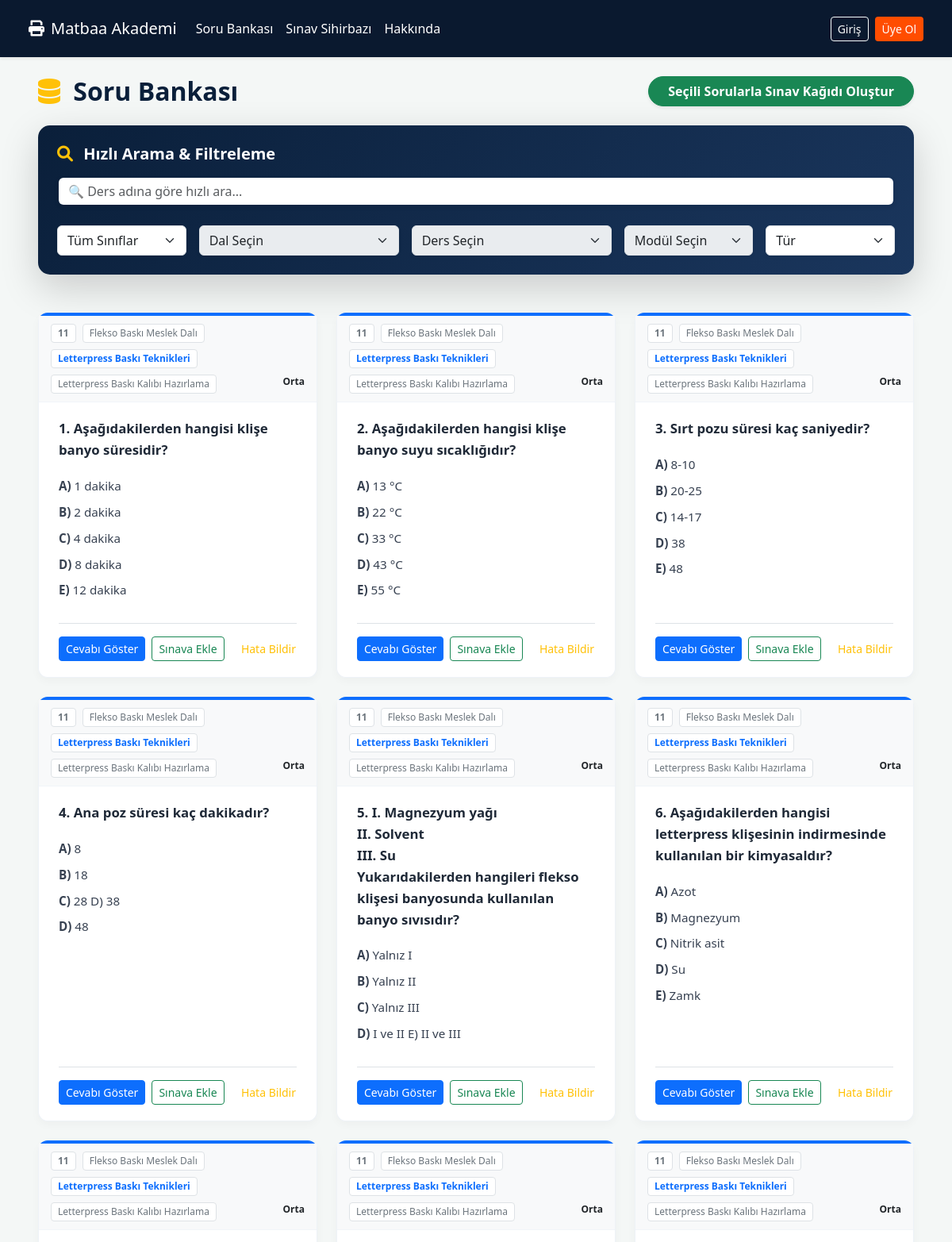
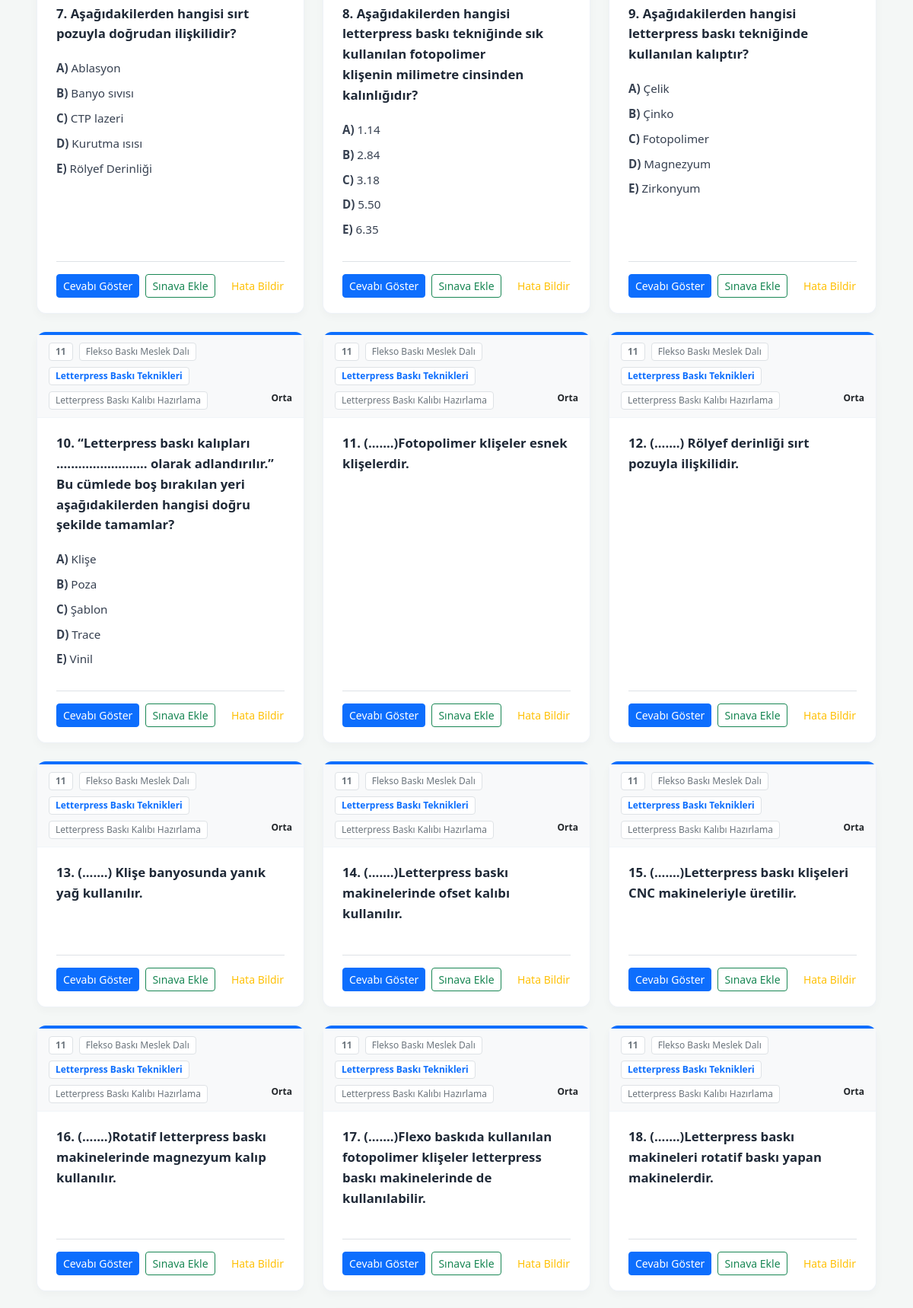
/sorubankasi/ (upper part), run on the app's committed database (2 pictures, top to bottom).
### akademi/models.py (models this page shows, shortened)
class Soru(models.Model):
    ZORLUK_SEVIYESI = [('kolay', 'Kolay'), ('orta', 'Orta'), ('zor', 'Zor')]
    ONAY_DURUMLARI = [('taslak', 'Taslak'), ('beklemede', 'Beklemede'), ('onaylandi', 'Onaylandı'), ('reddedildi', 'Reddedildi')]
    sinif = models.ForeignKey(Sinif, on_delete=models.CASCADE)
    dal = models.ForeignKey(Dal, on_delete=models.CASCADE)
    ders = models.ForeignKey(Ders, on_delete=models.CASCADE)
    modul = models.ForeignKey(Modul, on_delete=models.CASCADE)
    tur = models.ForeignKey(SoruTuru, on_delete=models.CASCADE)
    soru_metni = models.TextField()
    soru_resmi = models.ImageField(upload_to='soru_resimleri/', blank=True, null=True)
    cevap_resmi = models.ImageField(upload_to='cevap_resimleri/', blank=True, null=True)
    klasik_cevap = models.TextField(blank=True, null=True)
    secenek_a = models.TextField(blank=True, null=True)
    secenek_b = models.TextField(blank=True, null=True)
    secenek_c = models.TextField(blank=True, null=True)
    secenek_d = models.TextField(blank=True, null=True)
    secenek_e = models.TextField(blank=True, null=True)
    dogru_cevap = models.CharField(max_length=1, choices=[('A', 'A'), ('B', 'B'), ('C', 'C'), ('D', 'D'), ('E', 'E')], blank=True, null=True)
    zorluk_seviyesi = models.CharField(max_length=10, choices=ZORLUK_SEVIYESI, default='orta')
    onay_durumu = models.CharField(max_length=20, choices=ONAY_DURUMLARI, default='onaylandi')
    soruyu_hazirlayan = models.ForeignKey(CustomUser, on_delete=models.SET_NULL, null=True)
    olusturulma_tarihi = models.DateTimeField(auto_now_add=True)
    class Meta:
        verbose_name = "Soru"
        verbose_name_plural = "Sorular"

class Sinif(models.Model):
    sinif = models.IntegerField(unique=True)
    class Meta:
        verbose_name = "Sınıf"
        verbose_name_plural = "Sınıflar"
        ordering = ['sinif']

class Dal(models.Model):
    sinif = models.ForeignKey(Sinif, on_delete=models.CASCADE, related_name='dallar')
    adi = models.CharField(max_length=100)
    class Meta:
        verbose_name = "Dal"
        verbose_name_plural = "Dallar"

class Ders(models.Model):
    dal = models.ForeignKey(Dal, on_delete=models.CASCADE, related_name='dersler')
    adi = models.CharField(max_length=100)
    class Meta:
        verbose_name = "Ders"
        verbose_name_plural = "Dersler"

class Modul(models.Model):
    ders = models.ForeignKey(Ders, on_delete=models.CASCADE, related_name='moduller')
    adi = models.CharField(max_length=200)
    class Meta:
        verbose_name = "Modül"
        verbose_name_plural = "Modüller"

### akademi/views.py (the view)
# urls.py: path('sorubankasi/', views.soru_bankasi, name='soru_bankasi'),
def soru_bankasi(request):
    sorular = Soru.objects.filter(onay_durumu='onaylandi').order_by('-id')
    siniflar = Sinif.objects.all()
    soru_turleri = SoruTuru.objects.all()
    exam_questions = request.session.get('exam_questions', [])
    all_dersler = Ders.objects.all()
    all_dersler_json = json.dumps([
        {
            'id': d.id,
            'ders_adi': d.adi,
            'sinif': d.dal.sinif.sinif,
            'dal_adi': d.dal.adi
        } for d in all_dersler
    ])
    context = {
        'sorular': sorular,
        'siniflar': siniflar,
        'soru_turleri': soru_turleri,
        'all_dersler_json': all_dersler_json,
        'exam_questions': exam_questions,
    }
    return render(request, 'sorubankasi.html', context)

### akademi/templates/sorubankasi.html (shortened to what this page needs)
{% extends 'base.html' %}
{% load static %}
{% block content %}
<div class="container-fluid py-4 px-4 px-xl-5">
    <div class="d-flex flex-wrap justify-content-between align-items-center mb-4 gap-3">
        <h2 class="fw-bold mb-0" style="color: #0a1f3a;">
            <i class="fas fa-database text-warning me-2"></i> Soru Bankası
        </h2>
        <a href="{% url 'manuel_sinav_kagit' %}" class="btn btn-success fw-bold shadow-sm rounded-pill px-4">
            Seçili Sorularla Sınav Kağıdı Oluştur
        </a>
    </div>
    <div class="filter-section shadow-lg mb-5 p-4">
        <h5 class="fw-bold text-white mb-3"><i class="fas fa-search text-warning me-2"></i> Hızlı Arama & Filtreleme</h5>
        <div class="row g-3">
            <div class="col-12 mb-2">
                <input type="text" id="search_ders" class="form-control search-input shadow-sm" placeholder="🔍 Ders adına göre hızlı ara...">
            </div>
            <div class="col-md-2">
                <select class="form-select shadow-sm" id="filter_sinif">
                    <option value="">Tüm Sınıflar</option>
                </select>
            </div>
            <div class="col-md-3">
                <select class="form-select shadow-sm" id="filter_dal" disabled><option value="">Dal Seçin</option></select>
            </div>
            <div class="col-md-3">
                <select class="form-select shadow-sm" id="filter_ders" disabled><option value="">Ders Seçin</option></select>
            </div>
            <div class="col-md-2">
                <select class="form-select shadow-sm" id="filter_modul" disabled><option value="">Modül Seçin</option></select>
            </div>
            <div class="col-md-2">
                <select class="form-select shadow-sm" id="filter_tur">
                    <option value="">Tür</option>
                </select>
            </div>
        </div>
    </div>
    <div class="row g-4" id="soruGridContainer">
        {% if sorular %}
            {% for soru in sorular %}
            <div class="col-12 col-md-6 col-lg-4 d-flex align-items-stretch question-item"
                 sınıf data-sinif= "{{ soru.sinif.sinif }}" data-dal="{{ soru.dal.adi }}"
                 data-ders="{{ soru.ders.adi }}" data-modul="{{ soru.modul.adi }}"
                 data-tur="{{ soru.tur.adi }}">
                <div class="question-card w-100">
                    <div class="question-info-bar">
                        <span class="info-tag"><strong>{{ soru.sinif.sinif }}</strong></span>
                        <span class="info-tag">{{ soru.dal.adi }}</span>
                        <span class="info-tag text-primary fw-bold">{{ soru.ders.adi }}</span>
                        <span class="info-tag">{{ soru.modul.adi }}</span>
                        <span class="ms-auto text-dark"><strong>{{ soru.get_zorluk_seviyesi_display }}</strong></span>
                    </div>
                    <div class="question-body">
                        <div class="question-text">
                            {{ forloop.counter }}. {{ soru.soru_metni|linebreaksbr }}
                        </div>
                        <ul class="options-list">
                            {% if soru.secenek_a %}<li><strong>A)</strong> {{ soru.secenek_a }}</li>{% endif %}
                            {% if soru.secenek_b %}<li><strong>B)</strong> {{ soru.secenek_b }}</li>{% endif %}
                            {% if soru.secenek_c %}<li><strong>C)</strong> {{ soru.secenek_c }}</li>{% endif %}
                            {% if soru.secenek_d %}<li><strong>D)</strong> {{ soru.secenek_d }}</li>{% endif %}
                            {% if soru.secenek_e %}<li><strong>E)</strong> {{ soru.secenek_e }}</li>{% endif %}
                        </ul>
                        <div class="d-flex gap-2 mt-auto pt-3 border-top align-items-center flex-wrap">
                            <button type="button" class="btn btn-primary btn-sm btn-cevabi-goster" data-id="{{ soru.id }}">Cevabı Göster</button>
                            {% if soru.id|stringformat:"s" in exam_questions %}
                                <button type="button" class="btn btn-success btn-sm btn-sinava-ekle" data-id="{{ soru.id }}">Eklendi</button>
                            {% else %}
                                <button type="button" class="btn btn-outline-success btn-sm btn-sinava-ekle" data-id="{{ soru.id }}">Sınava Ekle</button>
                            {% endif %}
                            <button type="button" class="btn btn-link btn-sm text-warning ms-auto p-0 btn-hata-bildir" data-id="{{ soru.id }}" style="text-decoration:none;">Hata Bildir</button>
                        </div>
                    </div>
                </div>
            </div>
            {% endfor %}
        {% endif %}
    </div>
</div>
{% endblock content %}

### akademi/templates/base.html (style rules this page uses)
:root { --primary-bg: #0a192f; --accent-color: #ff4d00; }
body { background-color: #f4f7f6; min-height: 100vh; }

### akademi/templates/sorubankasi.html (style rules this page uses)
.question-card { border: 1px solid #eef2f7; border-radius: 12px; box-shadow: 0 4px 12px rgba(0,0,0,0.03); background: #fff; transition: all 0.3s ease; border-top: 4px solid #0d6efd; display: flex; flex-direction: column; }
.question-info-bar { background-color: #f8f9fa; padding: 10px 15px; border-bottom: 1px solid #f1f5f9; font-size: 0.75rem; color: #6c757d; display: flex; flex-wrap: wrap; gap: 8px; }
.info-tag { background: #fff; border: 1px solid #dee2e6; padding: 2px 8px; border-radius: 4px; white-space: nowrap; }
.question-body { padding: 20px 25px; flex-grow: 1; display: flex; flex-direction: column; }
.question-text { font-size: 1.05rem; font-weight: 600; color: #1f2937; line-height: 1.6; margin-bottom: 20px; }
.options-list { list-style-type: none; padding-left: 0; margin-bottom: 20px; }
.options-list li { margin-bottom: 10px; font-size: 0.95rem; color: #374151; line-height: 1.5; }
.filter-section { background: linear-gradient(135deg, #0a1f3a 0%, #1a365d 100%); border-radius: 15px; color: white; }
.search-input { border-radius: 8px; border: 2px solid transparent; height: 38px; }

### data on the page
Soru: sinif.sinif "11", dal.adi "Flekso Baskı Meslek Dalı", ders.adi "Letterpress Baskı Teknikleri", modul.adi "Letterpress Baskı Kalıbı Hazırlama", zorluk_seviyesi "Orta", soru_metni "Aşağıdakilerden hangisi klişe banyo süresidir?", secenek_a "1 dakika", secenek_b "2 dakika", secenek_c "4 dakika", secenek_d "8 dakika", secenek_e "12 dakika"
Soru: sinif.sinif "11", dal.adi "Flekso Baskı Meslek Dalı", ders.adi "Letterpress Baskı Teknikleri", modul.adi "Letterpress Baskı Kalıbı Hazırlama", zorluk_seviyesi "Orta", soru_metni "Aşağıdakilerden hangisi klişe banyo suyu sıcaklığıdır?", secenek_a "13 °C", secenek_b "22 °C", secenek_c "33 °C", secenek_d "43 °C", secenek_e "55 °C"
Soru: sinif.sinif "11", dal.adi "Flekso Baskı Meslek Dalı", ders.adi "Letterpress Baskı Teknikleri", modul.adi "Letterpress Baskı Kalıbı Hazırlama", zorluk_seviyesi "Orta", soru_metni "Sırt pozu süresi kaç saniyedir?", secenek_a "8-10", secenek_b "20-25", secenek_c "14-17", secenek_d "38", secenek_e "48"
Soru: sinif.sinif "11", dal.adi "Flekso Baskı Meslek Dalı", ders.adi "Letterpress Baskı Teknikleri", modul.adi "Letterpress Baskı Kalıbı Hazırlama", zorluk_seviyesi "Orta", soru_metni "Ana poz süresi kaç dakikadır?", secenek_a "8", secenek_b "18", secenek_c "28 D) 38", secenek_d "48"
Soru: sinif.sinif "11", dal.adi "Flekso Baskı Meslek Dalı", ders.adi "Letterpress Baskı Teknikleri", modul.adi "Letterpress Baskı Kalıbı Hazırlama", zorluk_seviyesi "Orta", soru_metni "I. Magnezyum yağı II. Solvent III. Su Yukarıdakilerden hangileri flekso klişesi banyosunda kullanılan banyo sıvısıdır?", secenek_a "Yalnız I", secenek_b "Yalnız II", secenek_c "Yalnız III", secenek_d "I ve II E) II ve III"
Soru: sinif.sinif "11", dal.adi "Flekso Baskı Meslek Dalı", ders.adi "Letterpress Baskı Teknikleri", modul.adi "Letterpress Baskı Kalıbı Hazırlama", zorluk_seviyesi "Orta", soru_metni "Aşağıdakilerden hangisi letterpress klişesinin indirmesinde kullanılan bir kimyasaldır?", secenek_a "Azot", secenek_b "Magnezyum", secenek_c "Nitrik asit", secenek_d "Su", secenek_e "Zamk"
Soru: sinif.sinif "11", dal.adi "Flekso Baskı Meslek Dalı", ders.adi "Letterpress Baskı Teknikleri", modul.adi "Letterpress Baskı Kalıbı Hazırlama", zorluk_seviyesi "Orta", soru_metni "Aşağıdakilerden hangisi sırt pozuyla doğrudan ilişkilidir?", secenek_a "Ablasyon", secenek_b "Banyo sıvısı", secenek_c "CTP lazeri", secenek_d "Kurutma ısısı", secenek_e "Rölyef Derinliği"
Soru: sinif.sinif "11", dal.adi "Flekso Baskı Meslek Dalı", ders.adi "Letterpress Baskı Teknikleri", modul.adi "Letterpress Baskı Kalıbı Hazırlama", zorluk_seviyesi "Orta", soru_metni "Aşağıdakilerden hangisi letterpress baskı tekniğinde sık kullanılan fotopolimer klişenin milimetre cinsinden kalınlığıdır?", secenek_a "1.14", secenek_b "2.84", secenek_c "3.18", secenek_d "5.50", secenek_e "6.35"
Soru: sinif.sinif "11", dal.adi "Flekso Baskı Meslek Dalı", ders.adi "Letterpress Baskı Teknikleri", modul.adi "Letterpress Baskı Kalıbı Hazırlama", zorluk_seviyesi "Orta", soru_metni "Aşağıdakilerden hangisi letterpress baskı tekniğinde kullanılan kalıptır?", secenek_a "Çelik", secenek_b "Çinko", secenek_c "Fotopolimer", secenek_d "Magnezyum", secenek_e "Zirkonyum"
Soru: sinif.sinif "11", dal.adi "Flekso Baskı Meslek Dalı", ders.adi "Letterpress Baskı Teknikleri", modul.adi "Letterpress Baskı Kalıbı Hazırlama", zorluk_seviyesi "Orta", soru_metni "“Letterpress baskı kalıpları ......................... olarak adlandırılır.” Bu cümlede boş bırakılan yeri aşağıdakilerden hangisi doğru şekilde tamamlar?", secenek_a "Klişe", secenek_b "Poza", secenek_c "Şablon", secenek_d "Trace", secenek_e "Vinil"
Soru: sinif.sinif "11", dal.adi "Flekso Baskı Meslek Dalı", ders.adi "Letterpress Baskı Teknikleri", modul.adi "Letterpress Baskı Kalıbı Hazırlama", zorluk_seviyesi "Orta", soru_metni "(.......)Fotopolimer klişeler esnek klişelerdir."
Soru: sinif.sinif "11", dal.adi "Flekso Baskı Meslek Dalı", ders.adi "Letterpress Baskı Teknikleri", modul.adi "Letterpress Baskı Kalıbı Hazırlama", zorluk_seviyesi "Orta", soru_metni "(.......) Rölyef derinliği sırt pozuyla ilişkilidir."
Soru: sinif.sinif "11", dal.adi "Flekso Baskı Meslek Dalı", ders.adi "Letterpress Baskı Teknikleri", modul.adi "Letterpress Baskı Kalıbı Hazırlama", zorluk_seviyesi "Orta", soru_metni "(.......) Klişe banyosunda yanık yağ kullanılır."
Soru: sinif.sinif "11", dal.adi "Flekso Baskı Meslek Dalı", ders.adi "Letterpress Baskı Teknikleri", modul.adi "Letterpress Baskı Kalıbı Hazırlama", zorluk_seviyesi "Orta", soru_metni "(.......)Letterpress baskı makinelerinde ofset kalıbı kullanılır."
Soru: sinif.sinif "11", dal.adi "Flekso Baskı Meslek Dalı", ders.adi "Letterpress Baskı Teknikleri", modul.adi "Letterpress Baskı Kalıbı Hazırlama", zorluk_seviyesi "Orta", soru_metni "(.......)Letterpress baskı klişeleri CNC makineleriyle üretilir."
Soru: sinif.sinif "11", dal.adi "Flekso Baskı Meslek Dalı", ders.adi "Letterpress Baskı Teknikleri", modul.adi "Letterpress Baskı Kalıbı Hazırlama", zorluk_seviyesi "Orta", soru_metni "(.......)Rotatif letterpress baskı makinelerinde magnezyum kalıp kullanılır."
Soru: sinif.sinif "11", dal.adi "Flekso Baskı Meslek Dalı", ders.adi "Letterpress Baskı Teknikleri", modul.adi "Letterpress Baskı Kalıbı Hazırlama", zorluk_seviyesi "Orta", soru_metni "(.......)Flexo baskıda kullanılan fotopolimer klişeler letterpress baskı makinelerinde de kullanılabilir."
Soru: sinif.sinif "11", dal.adi "Flekso Baskı Meslek Dalı", ders.adi "Letterpress Baskı Teknikleri", modul.adi "Letterpress Baskı Kalıbı Hazırlama", zorluk_seviyesi "Orta", soru_metni "(.......)Letterpress baskı makineleri rotatif baskı yapan makinelerdir."
